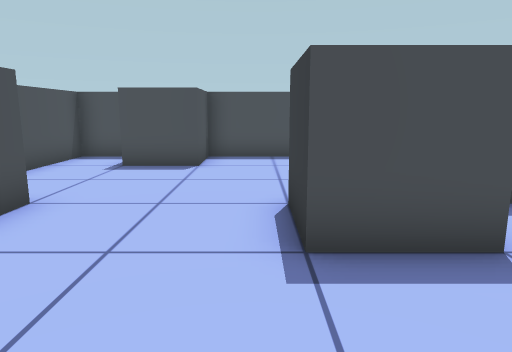
view 1 (above)

20 first-person views from a walk through a 3-D level made in the Unity game engine. The camera is 1.4 m above the floor, tilts 10° down and sees 70° across. The floor is counted in squares, 1 m on a side. Each view is taken from the middle of a square. On the plan, view 1 faces up. The plan holds only what a view shows up to about 16 squares ahead; the rest is blank. The place goes on beyond the plan.

view 2
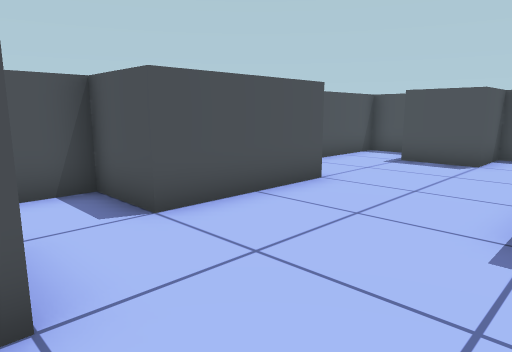

view 3
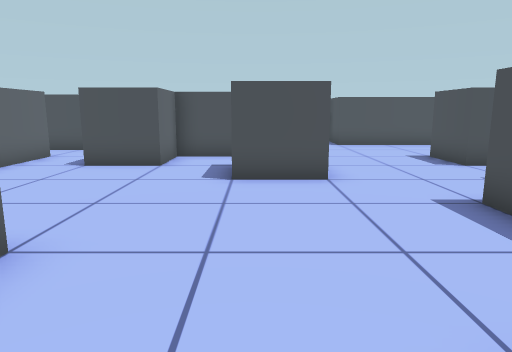

view 4
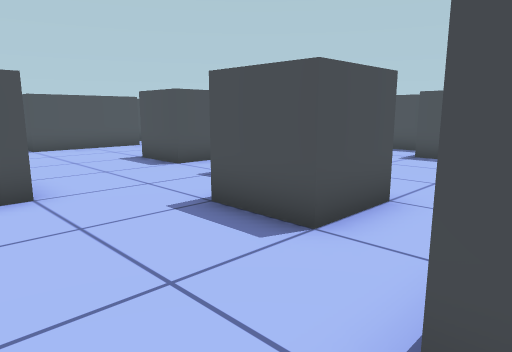

view 5
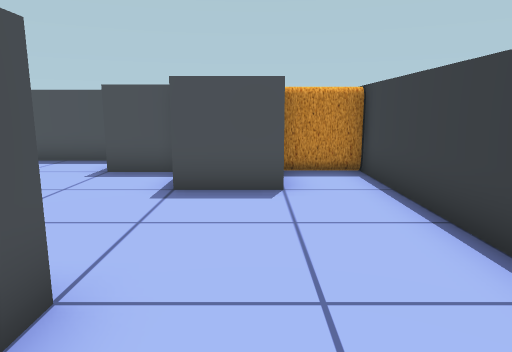

view 6
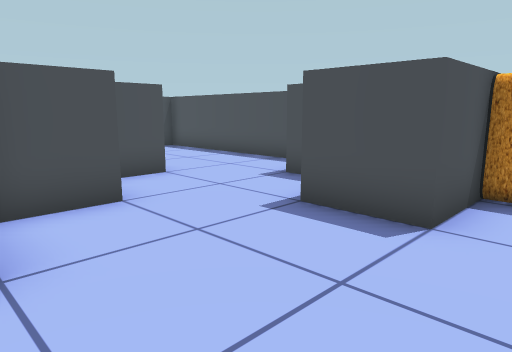

view 7
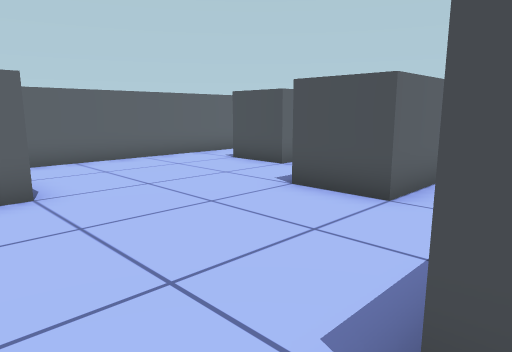

view 8
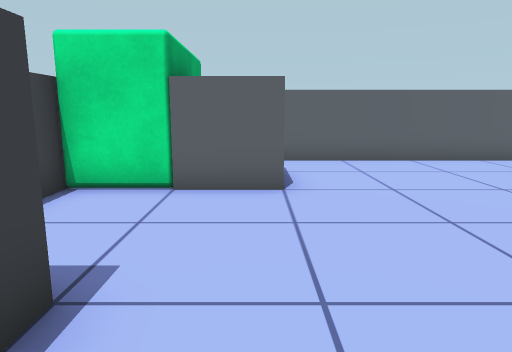

view 9
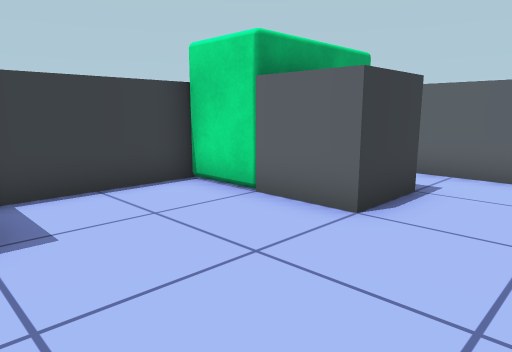

view 10
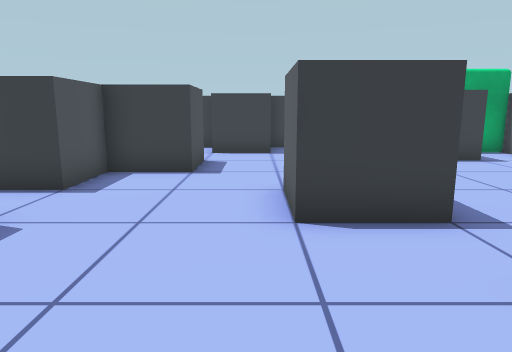

view 11
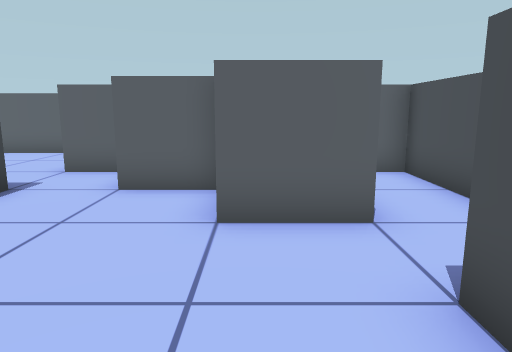

view 12
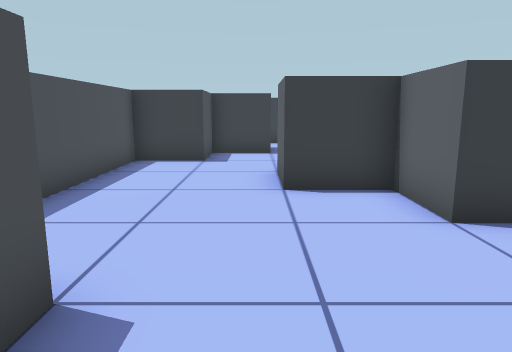

view 13
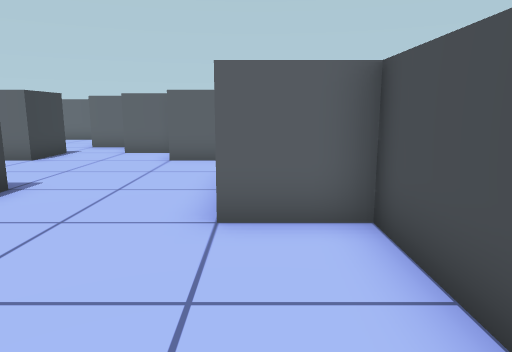

view 14
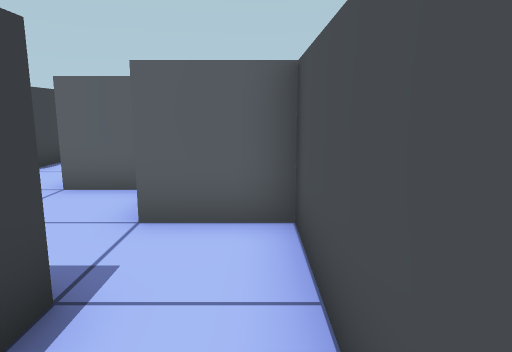

view 15
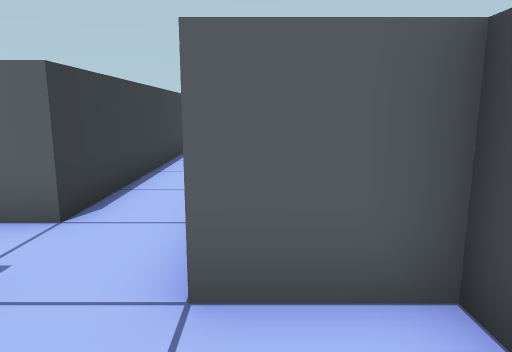

view 16
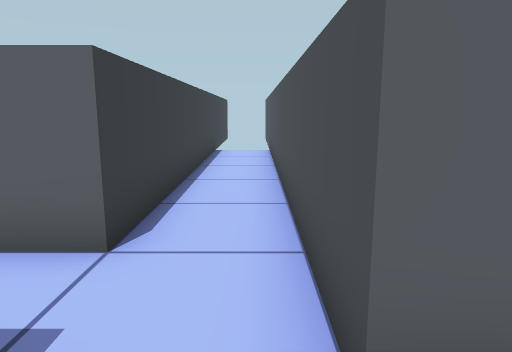

view 17
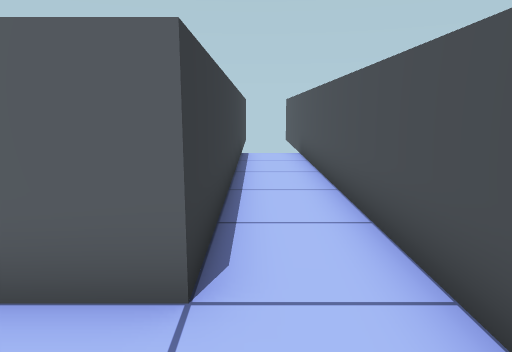

view 18
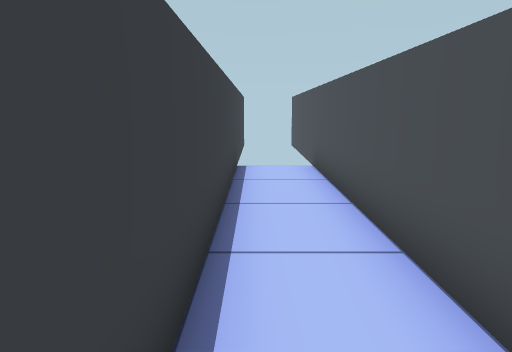

view 19
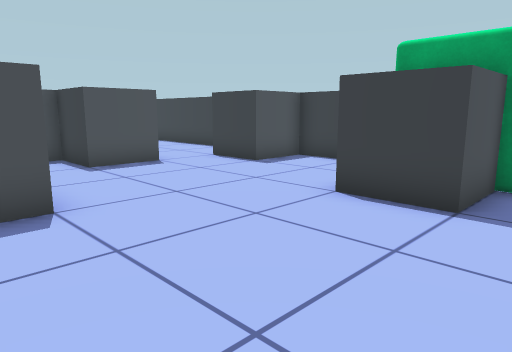

view 20
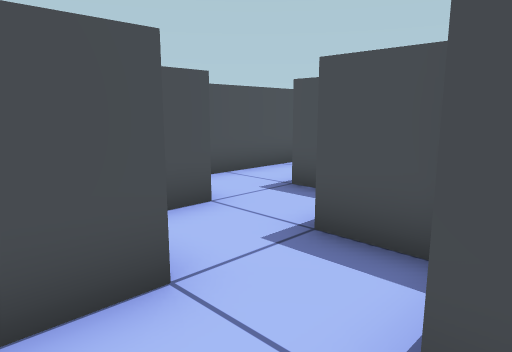

### Floor plan
Points are (right, up) in squares from view 1. A wall is a line through its corners. A room is listed if a view was taken in it or the views show most of it. See-through windows are left out.
Room 1 (views 1, 2, 3, 4, 5, 6, 7, 8, 9, 10, 11, 12, 13, 14, 15, 16, 17, 18, 19, 20)
walls: (2.5, -2.6) (2.5, -0.5) (4.5, -0.5) (4.5, -2.5) (3.9, -2.5); (2.5, 4.6) (2.5, 3.5) (0.5, 3.5) (0.5, 5.5) (2.5, 5.5) (2.5, 7.5) (4.5, 7.5) (4.5, 6.4); (0.5, -2.8) (0.5, -4.5) (2.5, -4.5) (2.5, -6.5); (-1.4, -2.5) (0.5, -2.5); (6.5, 5.6) (6.5, 3.9); (8.5, 3.6) (8.5, 1.5) (6.5, 1.5) (6.5, 3.5) (4.5, 3.5) (4.5, 4.6); (-0.1, -4.5) (-1.5, -4.5); (-3.6, -0.5) (-1.5, -0.5); (-2.9, -2.5) (-3.5, -2.5) (-3.5, -2); (12.5, 1.6) (12.5, 2.1); (12.5, 4) (12.5, 9.5); (10.5, -6.5) (8.5, -6.5) (8.5, -4.5) (10.5, -4.5); (12.5, -4.6) (12.5, -0.5) (10.5, -0.5) (10.5, 1.5); (10.5, 9.5) (10.5, 7.5) (8.5, 7.5) (8.5, 9.5) (6.5, 9.5) (6.5, 11.5) (-1.5, 11.5) (-1.5, 9.5) (-3.5, 9.5); (-4.1, 11.5) (-5.5, 11.5) (-5.5, 5.5) (-3.5, 5.5) (-3.5, 1.5) (-5.5, 1.5) (-5.5, -4.5) (-3.5, -4.5) (-3.5, -6.5) (-1.5, -6.5) (-1.5, -19.5); (0.5, -19.5) (0.5, -8.5) (10.6, -8.5)
ways out: opening at (9.5, -7.5)
objects: other object (11, -8) to (12, -5); other object (11, 10) to (12, 11)

Where each view was taken, in squares from view 1:
view 1: 0 up, 0 right, facing up
view 2: 1 down, 1 right, facing up-left
view 3: 2 down, 12 right, facing left
view 4: 2 down, 11 right, facing up-left
view 5: 1 up, 10 right, facing up
view 6: 3 up, 12 right, facing up-left
view 7: 2 up, 10 right, facing down-left
view 8: 2 up, 9 right, facing down
view 9: 0 up, 6 right, facing down-right
view 10: 0 up, 2 left, facing right
view 11: 4 up, 2 left, facing down
view 12: 8 up, 4 left, facing right
view 13: 10 up, 4 left, facing down
view 14: 0 up, 5 left, facing down
view 15: 4 down, 2 left, facing down
view 16: 5 down, 1 left, facing down
view 17: 6 down, 0 right, facing down
view 18: 9 down, 0 right, facing down
view 19: 8 down, 3 right, facing up-right
view 20: 8 down, 1 right, facing up-left
